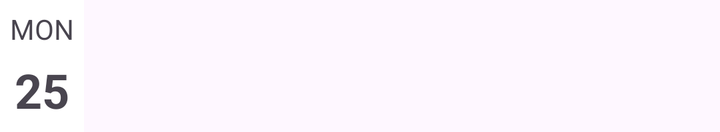
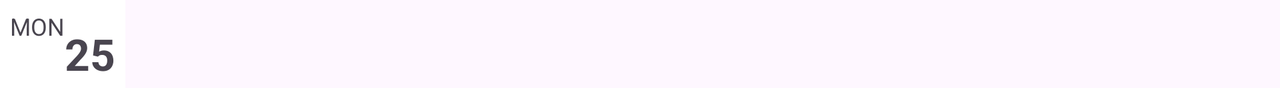

An Android layout and its configuration variant, each rendered on a device that would load it. The default file and the variant file are quoted in full after the pictures.
<!-- AndroidManifest.xml: application theme Theme.DiaryForStudents -->
<!-- res/layout/day.xml -->
<?xml version="1.0" encoding="utf-8"?>
<LinearLayout xmlns:android="http://schemas.android.com/apk/res/android"
    xmlns:tools="http://schemas.android.com/tools"
    android:layout_width="wrap_content"
    android:layout_height="wrap_content"
    android:layout_marginEnd="2dp"
    android:background="@color/white"
    android:orientation="vertical"
    android:padding="5dp">

    <TextView
        android:id="@+id/dayTextView"
        android:layout_width="wrap_content"
        android:layout_height="wrap_content"
        android:textSize="14sp"
        tools:text="MON" />

    <TextView
        android:id="@+id/dateTextView"
        android:layout_width="wrap_content"
        android:layout_height="wrap_content"
        android:layout_gravity="center"
        android:layout_marginTop="5dp"
        android:textSize="24sp"
        android:textStyle="bold"
        tools:text="25" />


</LinearLayout>
<!-- resources referenced by this layout -->
<resources>
  <color name="white">#FFFFFFFF</color>
  <style name="Theme.DiaryForStudents" parent="Base.Theme.DiaryForStudents" />
  <style name="Base.Theme.DiaryForStudents" parent="Theme.Material3.DayNight.NoActionBar">
          <item name="colorPrimary">@color/blue</item>
      </style>
  <color name="blue">#286ED0</color>
</resources>
<!-- res/layout-land/day.xml (the repository's variant of the layout above) -->
<!-- drawn on the phone turned sideways -->
<?xml version="1.0" encoding="utf-8"?>
<LinearLayout xmlns:android="http://schemas.android.com/apk/res/android"
    xmlns:tools="http://schemas.android.com/tools"
    android:background="@color/light_background"
    android:layout_width="wrap_content"
    android:layout_height="wrap_content"
    android:layout_marginEnd="2dp"
    android:orientation="horizontal"
    android:padding="5dp">

    <TextView
        android:id="@+id/dayTextView"
        android:layout_width="wrap_content"
        android:layout_height="wrap_content"
        android:textSize="12sp"
        tools:text="MON" />

    <TextView
        android:id="@+id/dateTextView"
        android:layout_width="wrap_content"
        android:layout_height="wrap_content"
        android:layout_gravity="center"
        android:layout_marginTop="5dp"
        android:textSize="22sp"
        android:textStyle="bold"
        tools:text="25" />


</LinearLayout>
<!-- resources referenced by the variant -->
<!-- as the phone turned sideways resolves them -->
<resources>
  <color name="light_background">#FFFFFF</color>
  <style name="Theme.DiaryForStudents" parent="Base.Theme.DiaryForStudents" />
  <style name="Base.Theme.DiaryForStudents" parent="Theme.Material3.DayNight.NoActionBar">
          <item name="colorPrimary">@color/blue</item>
      </style>
  <color name="blue">#286ED0</color>
</resources>
